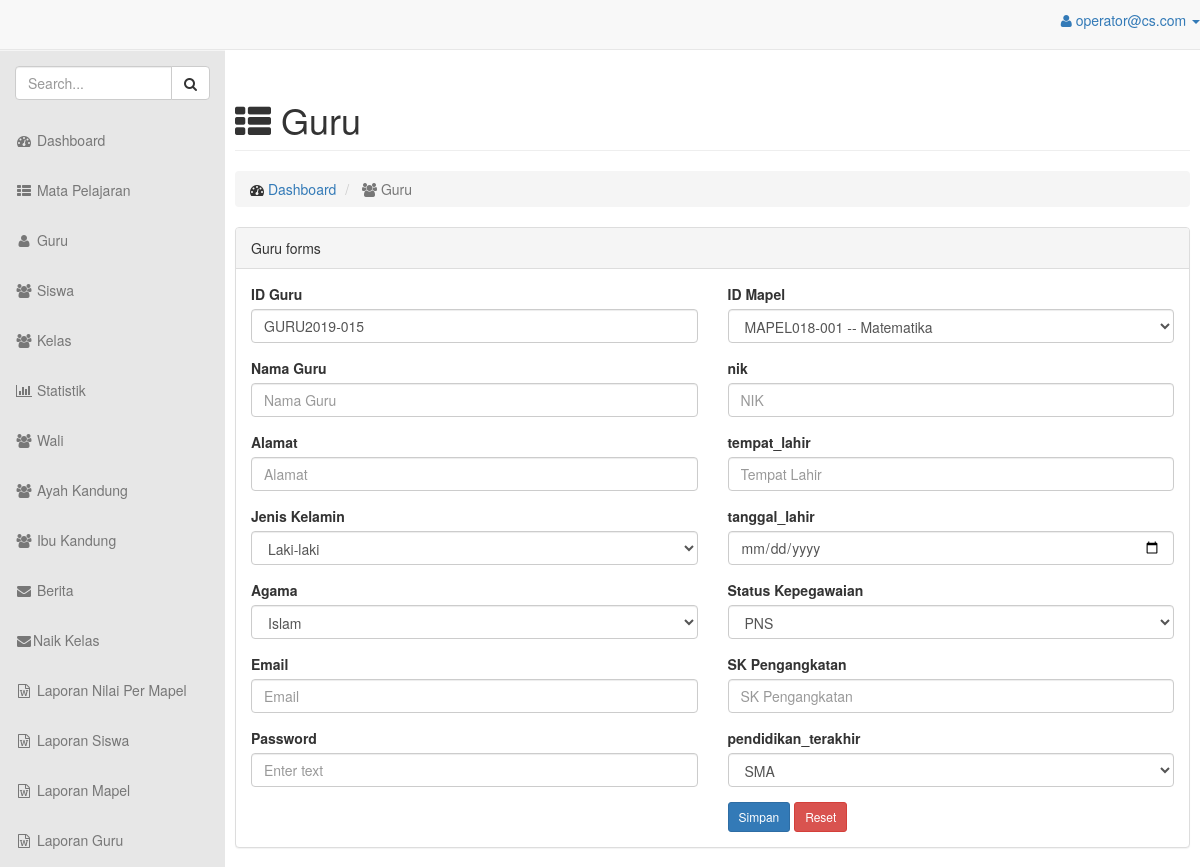
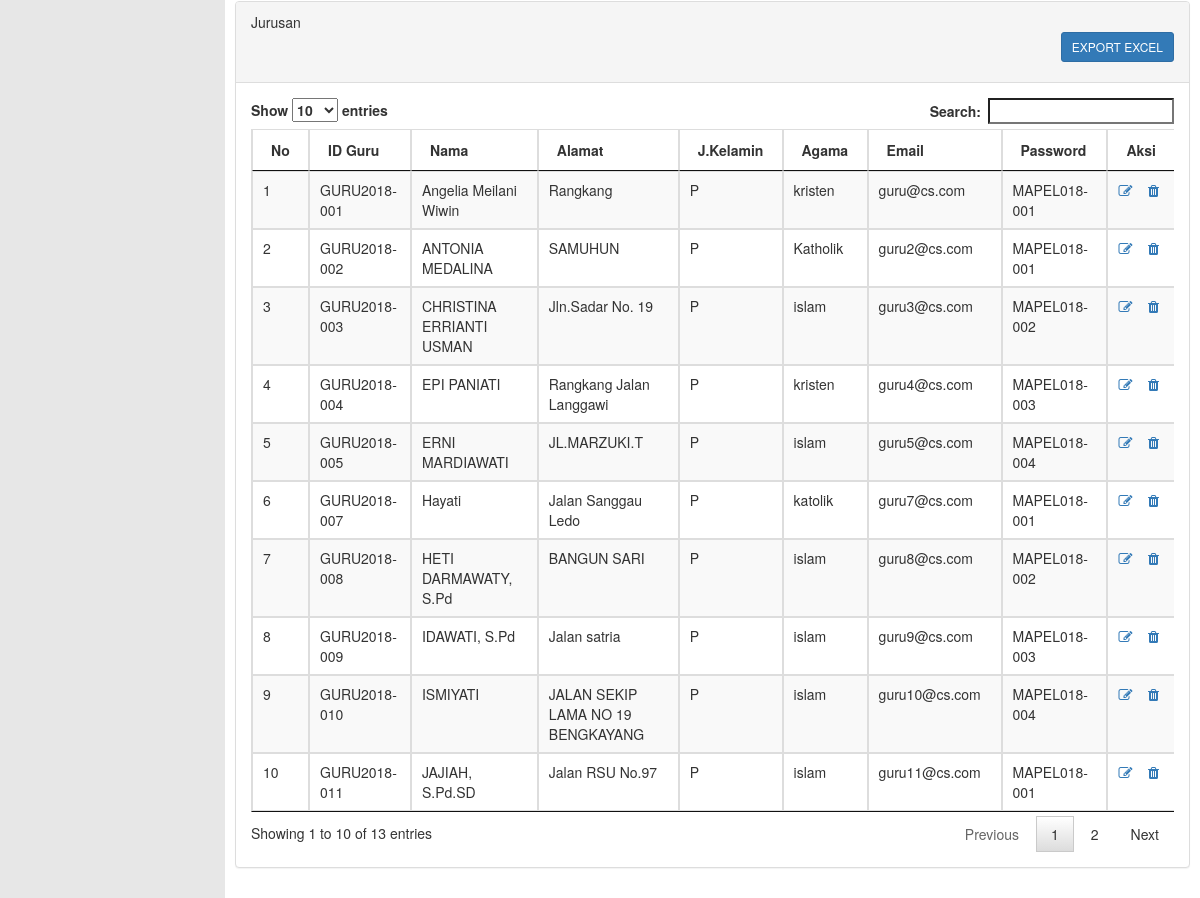
The page /admin/index.php?view=guru (signed in) on the database its author committed (2 pictures, top to bottom).
### tables this page shows
CREATE TABLE `mengajar` (
  `id_mengajar` char(12) NOT NULL,
  `id_mapel` char(12) NOT NULL,
  `id_guru` char(12) NOT NULL,
  `id_kelas` char(12) NOT NULL
);

CREATE TABLE `guru` (
  `id_guru` char(12) NOT NULL,
  `nama_guru` varchar(100) NOT NULL,
  `alamat` text NOT NULL,
  `jenis_kelamin` enum('L','P') NOT NULL,
  `agama` varchar(100) NOT NULL,
  `email` varchar(100) NOT NULL,
  `id_mapel` char(12) NOT NULL,
  `password` varchar(50) NOT NULL,
  `nik` char(16) DEFAULT NULL,
  `tempat_lahir` varchar(20) DEFAULT NULL,
  `tanggal_lahir` date DEFAULT NULL,
  `status_kepegawaian` enum('pns','honor') DEFAULT NULL,
  `pendidikan_terakhir` enum('SMA','SMK','D1','D2','D3','D4','S1','S2') DEFAULT NULL
);

### admin/inc/page.php (called while the page is built, shortened)
<?php
include_once 'header.php';
include_once 'footer.php';
?>

### admin/lib/operation/guru/auto.php (called while the page is built, shortened)
<?php
include_once 'lib/operation/koneksi.php';
function random_char( $panjang ) {
  $karakter = 'ABCDEFGHIJKLMNOPQRSTUVWXYZ';
  for ( $i = 0; $i < $panjang; $i++ ) {
    $pos = rand( 0, strlen( $karakter ) - 1 );
  }
return "GURU";
}
$years = date( 'Y' );
$get_3_number_of_year = substr( $years,-4 );
$get_data = mysqli_query( $conn, "SELECT RIGHT(id_guru,4) FROM guru ORDER BY RIGHT(id_guru,4) DESC" );
$check_data = mysqli_num_rows( $get_data );
$fetch_data = mysqli_fetch_array( $get_data );
$maxid = $fetch_data[0];
$custom_code = random_char(3) . $get_3_number_of_year . '-';
if ( empty( $check_data ) ) {
  $new_code = 1;
} else {
  $the_code = substr( $maxid, -3 );
  $new_code = $the_code + 1;
}
$kd = '';
if ( $new_code >= 1 && $new_code < 10 ) :
  $kd .= $custom_code."00".$new_code;
elseif ( $new_code >= 10 && $new_code < 100 ) :
  $kd .= $custom_code."0".$new_code;
else :
  $kd .= $custom_code.$new_code;
endif;
?>

### admin/view/guru.php (the view, shortened to what this page needs)
      <?php
 function id_mapel(){
    $q = "SELECT * FROM `mapel` ORDER BY 'id_mapel' ASC";
    $sql = mysql_query($q);
    while($res = mysql_fetch_array($sql)){
        echo "<option value='".$res[0]."'>".$res[0]." -- ".$res[1]."</option>";
    }
}
?>
     <?php include_once 'lib/operation/guru/auto.php';?>
     <div id="page-wrapper">
            <div class="row">
                <div class="col-lg-12">
                    <h1 class="page-header"><span class="fa fa-th-list"></span> Guru</h1>
                </div>
            </div>
            <div class="row">
                <div class="col-lg-12">
                <div>
                    <ol class="breadcrumb">
                            <li>
                                <i class="fa fa-dashboard"></i>  <a href="index.php?view=home">Dashboard</a>
                            </li>
                            <li class="active">
                                <i class="fa fa-users"></i> Guru
                            </li>
                        </ol>
                  </div>
                    <div class="panel panel-default">
                        <div class="panel-heading">
                            Guru forms
                        </div>
                        <div class="panel-body">
                            <div class="row">
                                    <form role="form" method="post" action="index.php?view=insert_guru" enctype="multipart/form-data">
                                      <div class="col-lg-6">
                                        <div class="form-group">
                                            <label>ID Guru</label>
                                            <input type="text" class="form-control" name="id_guru" value="<?php echo $kd;?>" required>
                                        </div>
                                        <div class="form-group">
                                            <label>Nama Guru</label>
                                            <input type="text" class="form-control" placeholder="Nama Guru" name="nama_guru" required>
                                        </div>
                                        <div class="form-group">
                                            <label>Alamat</label>
                                            <input type="text" class="form-control" placeholder="Alamat" name="alamat" required>
                                        </div>
                                        <div class="form-group">
                                            <label>Jenis Kelamin</label>
                                              <select class="form-control" name="jenis_kelamin">
                                                <option value="L">Laki-laki</option>
                                              </select>
                                        </div>
                                        <div class="form-group">
                                            <label>Agama</label>
                                            <select class="form-control" name="agama">
                                                <option value="islam">Islam</option>
                                              </select>
                                        </div>
                                        <div class="form-group">
                                            <label>Email</label>
                                            <input type="email" class="form-control" placeholder="Email" name="email" required>
                                        </div>
                                        <div class="form-group">
                                            <label>Password</label>
                                            <input type="password" class="form-control" placeholder="Enter text" name="password" required>
                                        </div>
                                </div>
                                <div class="col-lg-6">
                                  <div class="form-group">
                                            <label>ID Mapel</label>
                                            <select class="form-control" name="id_mapel">
                                              <?php id_mapel();?>
                                            </select>
                                        </div>
                                         <div class="form-group">
                                            <label>nik</label>
                                            <input type="text" class="form-control" placeholder="NIK" name="nik" required>
                                        </div>
                                         <div class="form-group">
                                            <label>tempat_lahir</label>
                                            <input type="text" class="form-control" placeholder="Tempat Lahir" name="tempat_lahir" required>
                                        </div>
                                         <div class="form-group">
                                            <label>tanggal_lahir</label>
                                            <input type="date" class="form-control" placeholder="Enter text" name="tanggal_lahir" required>
                                        </div>
                                         <div class="form-group">
                                            <label>Status Kepegawaian</label>
                                           <select name="status_kepegawaian" class="form-control">
                                              <option value="pns">PNS</option>
                                            </select>
                                        </div>
                                         <div class="form-group">
                                            <label>SK Pengangkatan</label>
                                            <input type="text" class="form-control" placeholder="SK Pengangkatan" name="sk_pengangkatan" required>
                                        </div>
                                         <div class="form-group">
                                            <label>pendidikan_terakhir</label>
                                             <select name="pendidikan_terakhir" class="form-control">
                                              <option value="SMA">SMA</option>
                                            </select>
                                        </div>
                                        <button type="submit" class="btn btn-sm btn-primary">Simpan</button>
                                        <button type="reset" class="btn btn-sm btn-danger">Reset</button>
                               </div>
                                    </form>
                            </div>
                        </div>
                    </div>
                </div>
            </div>
             <div class="row">
             <div class="col-lg-12">
                  <div class="panel panel-default">
                            <div class="panel-heading">
                                Jurusan
                                <p align="right">
                                  <a target="_blank" href="view/export_guru.php"><button type="button" class="btn btn-sm btn-primary">EXPORT EXCEL</button></a></p>
                            </div>
                    <div class="panel-body">
                                <div class="table-responsive dataTable_wrapper">
                                   <table class="table table-striped table-bordered table-hover" id="dataTables-example">
                                        <thead >
                                            <tr>
                                                <th>No</th>
                                                <th>ID Guru</th>
                                                <th>Nama</th>
                                                <th>Alamat</th>
                                                <th>J.Kelamin</th>
                                                <th>Agama</th>
                                                <th>Email</th>
                                                <th>Password</th>
                                                <th  align="center">Aksi</th>
                                            </tr>
                                        </thead>
                                        <tbody>
                                        <?php
                                          $q = "SELECT * FROM guru
                                          JOIN mengajar ON mengajar.id_guru=guru.id_guru
                                          ORDER BY guru.id_guru ASC";
                                          $sql = mysql_query($q);
                                          $no = 1;
                                          while($res = mysql_fetch_array($sql)){?>
                                            <tr>
                                              <td><?php echo $no; ?></td>
                                              <td><?php echo $res[0]; ?></td>
                                              <td><?php echo $res[1]; ?></td>
                                              <td><?php echo $res[2]; ?></td>
                                              <td><?php echo $res[3]; ?></td>
                                              <td><?php echo $res[4]; ?></td>
                                              <td><?php echo $res[5]; ?></td>
                                              <td><?php echo $res[6]; ?></td>
                                              <td>
                                                <a href="index.php?view=edit_guru&id_guru=<?php echo $res[0];?>&id_mengajar=<?php echo $res['id_mengajar'];?>"><i class="fa fa-edit"></i></a>
                                                <a onclick="return confirm('Anda yakin?')" href="index.php?view=delete_guru&id_guru=<?php echo $res[0];?>"><i class="fa fa-trash"></i></a>
                                              </td>
                                            </tr>
                                          <?php
                                            $no++;
                                          }
                                          ?>
                                    </tbody>
                                    </table>
                                </div>
                            </div>
                 </div>
            </div>
            </div>
        </div>
    </div>

### rows shown on the page
mengajar: id_guru.id_guru "GURU2018-001", id_guru.nama_guru "Angelia Meilani Wiwin", id_guru.alamat "Rangkang", id_guru.jenis_kelamin "P", id_guru.agama "kristen", id_guru.email "guru@cs.com", id_guru.id_mapel "MAPEL018-001"
mengajar: id_guru.id_guru "GURU2018-002", id_guru.nama_guru "ANTONIA MEDALINA", id_guru.alamat "SAMUHUN", id_guru.jenis_kelamin "P", id_guru.agama "Katholik", id_guru.email "guru2@cs.com", id_guru.id_mapel "MAPEL018-001"
mengajar: id_guru.id_guru "GURU2018-003", id_guru.nama_guru "CHRISTINA ERRIANTI USMAN", id_guru.alamat "Jln.Sadar No. 19", id_guru.jenis_kelamin "P", id_guru.agama "islam", id_guru.email "guru3@cs.com", id_guru.id_mapel "MAPEL018-002"
mengajar: id_guru.id_guru "GURU2018-004", id_guru.nama_guru "EPI PANIATI", id_guru.alamat "Rangkang Jalan Langgawi", id_guru.jenis_kelamin "P", id_guru.agama "kristen", id_guru.email "guru4@cs.com", id_guru.id_mapel "MAPEL018-003"
mengajar: id_guru.id_guru "GURU2018-005", id_guru.nama_guru "ERNI MARDIAWATI", id_guru.alamat "JL.MARZUKI.T", id_guru.jenis_kelamin "P", id_guru.agama "islam", id_guru.email "guru5@cs.com", id_guru.id_mapel "MAPEL018-004"
mengajar: id_guru.id_guru "GURU2018-007", id_guru.nama_guru "Hayati", id_guru.alamat "Jalan Sanggau Ledo", id_guru.jenis_kelamin "P", id_guru.agama "katolik", id_guru.email "guru7@cs.com", id_guru.id_mapel "MAPEL018-001"
mengajar: id_guru.id_guru "GURU2018-008", id_guru.nama_guru "HETI DARMAWATY, S.Pd", id_guru.alamat "BANGUN SARI", id_guru.jenis_kelamin "P", id_guru.agama "islam", id_guru.email "guru8@cs.com", id_guru.id_mapel "MAPEL018-002"
mengajar: id_guru.id_guru "GURU2018-009", id_guru.nama_guru "IDAWATI, S.Pd", id_guru.alamat "Jalan satria", id_guru.jenis_kelamin "P", id_guru.agama "islam", id_guru.email "guru9@cs.com", id_guru.id_mapel "MAPEL018-003"
mengajar: id_guru.id_guru "GURU2018-010", id_guru.nama_guru "ISMIYATI", id_guru.alamat "JALAN SEKIP LAMA NO 19 BENGKAYANG", id_guru.jenis_kelamin "P", id_guru.agama "islam", id_guru.email "guru10@cs.com", id_guru.id_mapel "MAPEL018-004"
mengajar: id_guru.id_guru "GURU2018-011", id_guru.nama_guru "JAJIAH, S.Pd.SD", id_guru.alamat "Jalan RSU No.97", id_guru.jenis_kelamin "P", id_guru.agama "islam", id_guru.email "guru11@cs.com", id_guru.id_mapel "MAPEL018-001"

### other values the page prints
$_SESSION['email_admin'] "operator@cs.com"
form field id_mapel "MAPEL018-001 -- Matematika"
